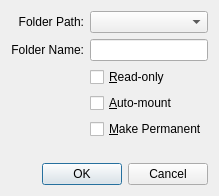
<ui version="4.0" >
 <comment>
 VBox frontends: Qt4 GUI ("VirtualBox"):

 Copyright (C) 2008-2012 Oracle Corporation

 This file is part of VirtualBox Open Source Edition (OSE), as
 available from http://www.virtualbox.org. This file is free software;
 you can redistribute it and/or modify it under the terms of the GNU
 General Public License (GPL) as published by the Free Software
 Foundation, in version 2 as it comes in the "COPYING" file of the
 VirtualBox OSE distribution. VirtualBox OSE is distributed in the
 hope that it will be useful, but WITHOUT ANY WARRANTY of any kind.
 </comment>
 <class>UIMachineSettingsSFDetails</class>
 <widget class="QDialog" name="UIMachineSettingsSFDetails" >
  <property name="geometry" >
   <rect>
    <x>0</x>
    <y>0</y>
    <width>218</width>
    <height>196</height>
   </rect>
  </property>
  <property name="windowTitle" >
   <string>Dialog</string>
  </property>
  <layout class="QGridLayout" >
   <item row="0" column="0" >
    <widget class="QLabel" name="mLbPath" >
     <property name="text" >
      <string>Folder Path:</string>
     </property>
     <property name="alignment" >
      <set>Qt::AlignRight|Qt::AlignTrailing|Qt::AlignVCenter</set>
     </property>
    </widget>
   </item>
   <item row="0" column="1" >
    <widget class="VBoxFilePathSelectorWidget" name="mPsPath" />
   </item>
   <item row="1" column="0" >
    <widget class="QLabel" name="mLbName" >
     <property name="text" >
      <string>Folder Name:</string>
     </property>
     <property name="alignment" >
      <set>Qt::AlignRight|Qt::AlignTrailing|Qt::AlignVCenter</set>
     </property>
    </widget>
   </item>
   <item row="1" column="1" >
    <widget class="QLineEdit" name="mLeName" >
     <property name="toolTip" >
      <string>Holds the name of the shared folder (as it will be seen by the guest OS).</string>
     </property>
    </widget>
   </item>
   <item row="2" column="1" >
    <widget class="QCheckBox" name="mCbReadonly" >
     <property name="toolTip" >
      <string>When checked, the guest OS will not be able to write to the specified shared folder.</string>
     </property>
     <property name="text" >
      <string>&amp;Read-only</string>
     </property>
    </widget>
   </item>
   <item row="3" column="1" >
    <widget class="QCheckBox" name="mCbAutoMount" >
     <property name="toolTip" >
      <string>When checked, the guest OS will try to automatically mount the shared folder on startup.</string>
     </property>
     <property name="text" >
      <string>&amp;Auto-mount</string>
     </property>
    </widget>
   </item>
   <item row="4" column="1" >
    <widget class="QCheckBox" name="mCbPermanent" >
     <property name="toolTip" >
      <string>If checked, this shared folder will be permanent.</string>
     </property>
     <property name="text" >
      <string>&amp;Make Permanent</string>
     </property>
    </widget>
   </item>
   <item row="5" column="1" >
    <spacer>
     <property name="orientation" >
      <enum>Qt::Vertical</enum>
     </property>
     <property name="sizeHint" >
      <size>
       <width>20</width>
       <height>40</height>
      </size>
     </property>
    </spacer>
   </item>
   <item row="6" column="0" colspan="2" >
    <widget class="QIDialogButtonBox" name="mButtonBox" >
     <property name="standardButtons" >
      <set>QDialogButtonBox::Cancel|QDialogButtonBox::NoButton|QDialogButtonBox::Ok</set>
     </property>
    </widget>
   </item>
  </layout>
 </widget>
 <customwidgets>
  <customwidget>
   <class>VBoxFilePathSelectorWidget</class>
   <extends>QComboBox</extends>
   <header>VBoxFilePathSelectorWidget.h</header>
   <container>1</container>
  </customwidget>
  <customwidget>
   <class>QIDialogButtonBox</class>
   <extends>QDialogButtonBox</extends>
   <header>QIDialogButtonBox.h</header>
  </customwidget>
 </customwidgets>
 <resources/>
 <connections>
  <connection>
   <sender>mButtonBox</sender>
   <signal>accepted()</signal>
   <receiver>UIMachineSettingsSFDetails</receiver>
   <slot>accept()</slot>
   <hints>
    <hint type="sourcelabel" >
     <x>108</x>
     <y>158</y>
    </hint>
    <hint type="destinationlabel" >
     <x>108</x>
     <y>90</y>
    </hint>
   </hints>
  </connection>
  <connection>
   <sender>mButtonBox</sender>
   <signal>rejected()</signal>
   <receiver>UIMachineSettingsSFDetails</receiver>
   <slot>reject()</slot>
   <hints>
    <hint type="sourcelabel" >
     <x>108</x>
     <y>158</y>
    </hint>
    <hint type="destinationlabel" >
     <x>108</x>
     <y>90</y>
    </hint>
   </hints>
  </connection>
 </connections>
</ui>
